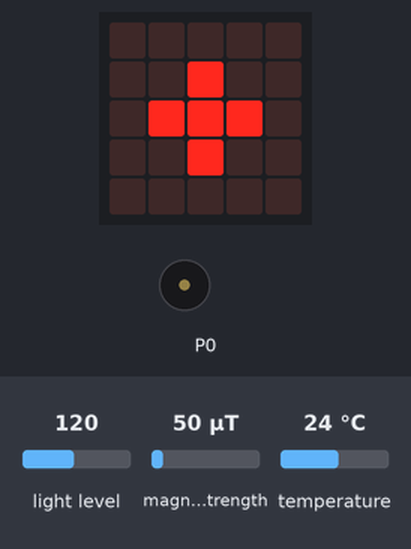
Bench run of a program on a simulated BBC micro:bit (MakeCode). Parts: the board's 5×5 LED display, buzzer (waves = sounding). The test bench sets the inputs (shaded band); at power-on: light level 120, magnetic field strength 50 µT, temperature 24 °C. What the program prints to the serial console is not drawn.

Above: at 0.1 s.
At 2.3 s:
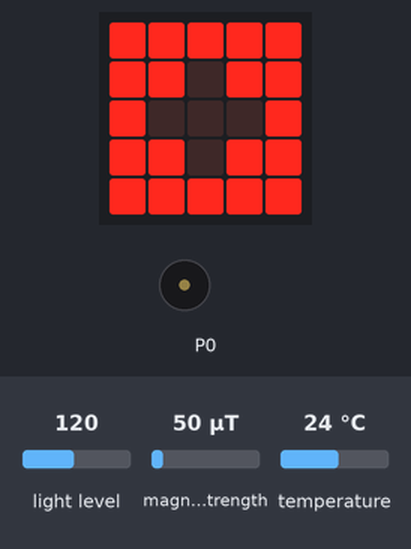
At 4.1 s:
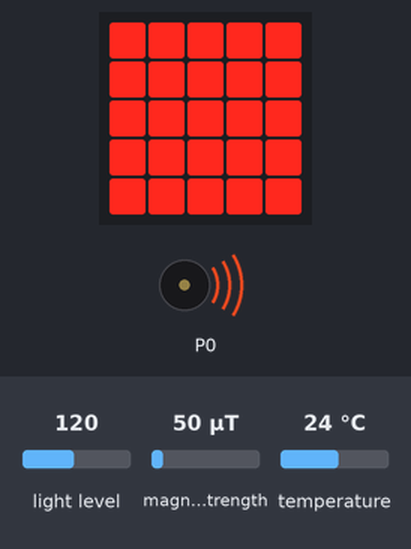
At 4.7 s:
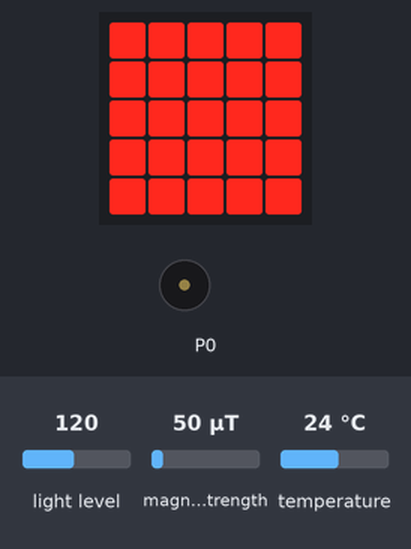
Timing chart, 0 to 6.2 s (numbered marks = the images above):
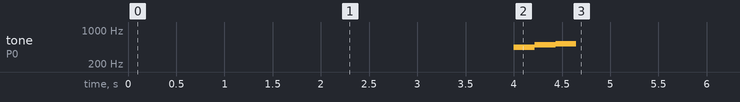

Measured:
- what the display in image 1 shows lasts 0.4 s, from 2.3 s to 2.7 s

The program:

main.ts
```typescript
let commencé = 0
for (let index = 0; index < 4; index++) {
    basic.showLeds(`
        . . . . .
        . . # . .
        . # # # .
        . . # . .
        . . . . .
        `)
    basic.pause(50)
    basic.showLeds(`
        # # # # #
        # # . # #
        # . . . #
        # # . # #
        # # # # #
        `)
    basic.pause(50)
}
basic.showLeds(`
    # # # # #
    # # # # #
    # # # # #
    # # # # #
    # # # # #
    `)
music.playMelody("A B C5 - - - - - ", 280)
commencé = 1
basic.pause(100)
basic.showLeds(`
    . . . . .
    . . . . .
    . . . . .
    . . . . .
    . . . . .
    `)
basic.forever(function () {
    if (commencé == 1) {
        serial.writeLine("intensite lumineuse")
        serial.writeLine("" + (input.lightLevel()))
        serial.writeLine("")
        serial.writeLine("temperature")
        serial.writeLine("" + (input.temperature()))
        serial.writeLine("")
        serial.writeLine("magnetisme")
        serial.writeLine("" + (input.magneticForce(Dimension.Strength)))
        serial.writeLine("")
        basic.pause(1000)
    }
})
```

test.ts
```typescript
// les tests vont ici ; cela ne sera pas compilé si ce paquet est utilisé en tant qu'extension.
```
